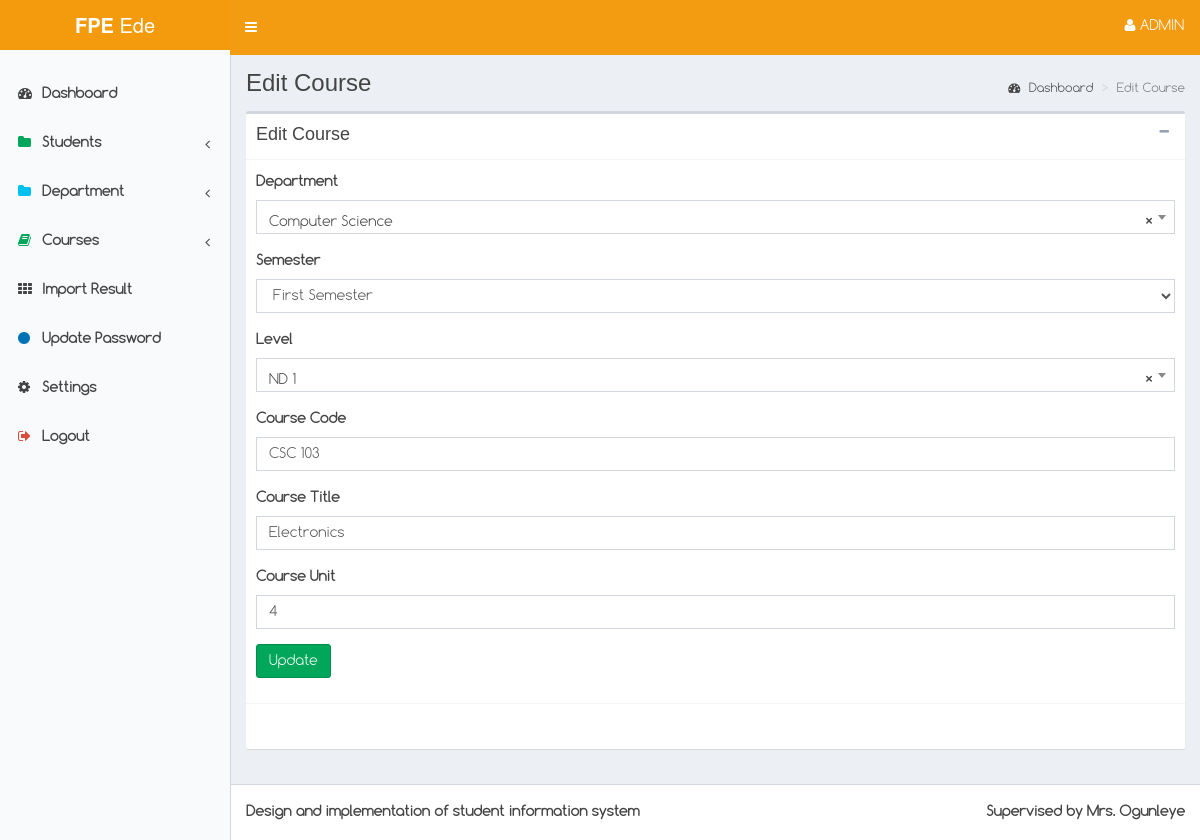
The app's page /admin/course.php?act=edit&id=2 (signed in) with its own data.
### tables this page shows
CREATE TABLE `department` (
  `id` int(11) NOT NULL,
  `name` varchar(120) NOT NULL,
  `faculty` varchar(120) NOT NULL
);

CREATE TABLE `course_pool` (
  `id` int(11) NOT NULL,
  `code` varchar(10) NOT NULL,
  `title` varchar(200) NOT NULL,
  `level` varchar(50) NOT NULL,
  `semester` varchar(25) NOT NULL,
  `unit` int(11) NOT NULL,
  `faculty` varchar(100) DEFAULT NULL,
  `department` varchar(100) NOT NULL
);

### admin/inc/edit_course.php (the view, shortened to what this page needs)
<?php
    $c = $db->prepare("SELECT * FROM course_pool WHERE id = :id");
    $c->execute(array(
        'id' => $_GET['id']
    ));
    $c_rs = $c->fetch(PDO::FETCH_ASSOC);
    extract($c_rs);
?>
<form action="" method="post" enctype="multipart/form-data">
    <div class="form-group">
        <label for="">Department</label>
        <select name="department" id="" class="select2_single form-control" required>
            <?php
                $sql = $db->query("SELECT * FROM department ORDER BY `name` ASC");
                while($rs = $sql->fetch(PDO::FETCH_ASSOC)){
                    ?>
                    <option value="<?php echo $rs['id']; ?>" <?php if($department == $rs['id']) echo "selected";?>><?php echo $rs['name'];?></option>
                    <?php
                }
            ?>
        </select>
    </div>
    <div class="form-group">
        <label for="">Semester</label>
        <select name="semester" id="" class="form-control" required>
            <option value="<?php echo $semester;?>"><?php echo $semester;?> Semester</option>
        </select>
    </div>
    <div class="form-group">
        <label for="">Level</label>
        <select name="level" id="" class="form-control select2_single" required>
            <option><?php echo $level; ?></option>
        </select>
    </div>
    <div class="form-group">
        <label for="">Course Code</label>
        <input type="text" class="form-control" name="code" required placeholder="Course Code" value="<?php echo $code;?>">
    </div>
    <div class="form-group">
        <label for="">Course Title</label>
        <input type="text" class="form-control" name="name" required placeholder="Course Title" value="<?php echo $title;?>">
    </div>
    <div class="form-group">
        <label>Course Unit</label>
        <input type="text" name="unit" class="form-control" required="" placeholder="Course Unit" value="<?php echo $unit; ?>">
    </div>
    <div class="form-group">
        <input type="submit" name="ok-edit" class="btn btn-success" value="Update">
    </div>
</form>

### admin/css/style.css (style rules this page uses)
body { font-family: 'Open Sans', sans-serif; font-weight: 400; font-size: 14px; line-height: 25px; color: #444; }

### records on screen
department: name "Computer Science"
course_pool: semester "First Semester", level "ND 1", code "CSC 103", name "Electronics", unit "4"

### other values on screen
$page_title "Edit Course"
